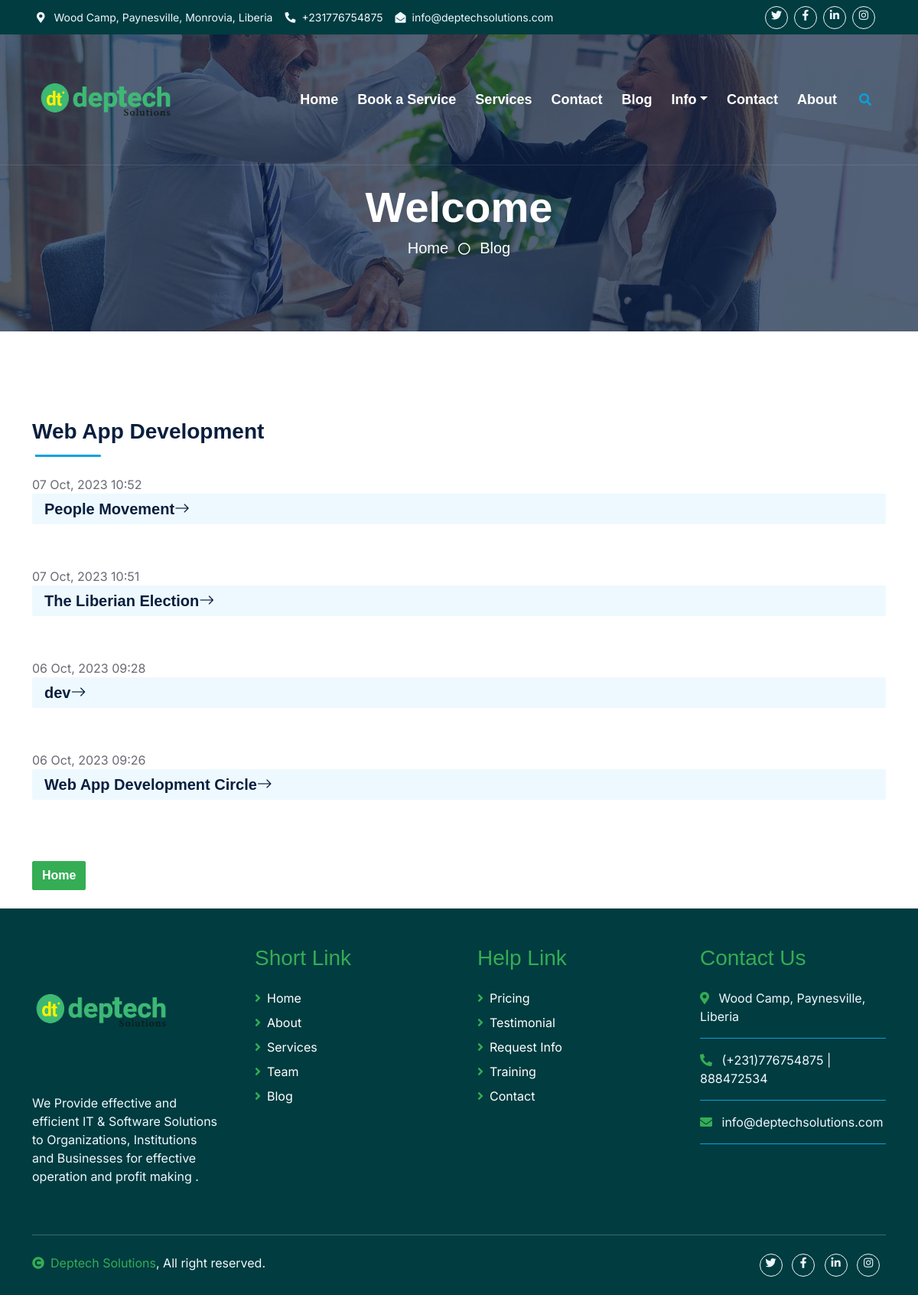
The page /category/3 on the database its author committed.
### deptechNewApp/models.py (models this page shows, shortened)
class Category(models.Model):
    name = models.CharField(max_length=200)
    slug = models.SlugField(max_length=200)
    class Meta:
        verbose_name_plural = "Categories"

class Post(models.Model):
    title = models.CharField(max_length=225)
    title_tag = models.CharField(max_length=225)
    slug = models.SlugField()
    author = models.ForeignKey(User, on_delete=models.CASCADE)
    body = RichTextField(blank=True, null=True)
    created_at = models.DateTimeField(auto_now_add=True)
    likes = models.ManyToManyField(User, related_name="blog_posts")
    category = models.ForeignKey(
        Category, on_delete=models.CASCADE, related_name="posts"
    )
    header_image = models.ImageField(null=True, blank=True, upload_to="feature_images/")
    snippet = models.CharField(
        max_length=2000, default="click on the link above to read in more detail"
    )
    class Meta:
        ordering = ("-created_at",)

### deptechNewApp/views.py (the view)
# urls.py: path("category/<int:pk>", views.PostCategoryView, name="postcategory"),
def PostCategoryView(request, pk):
    category = Category.objects.get(pk=pk)
    category_context = {"category": category}
    return render(request, "category.html", category_context)

### deptechNewApp/templates/category.html
{% extends 'base.html' %}
{% load static %}
{% block content %}
    <div class="section-title section-title-sm position-relative pb-3 mb-4">
        <h3 class="mb-0">{{ category.name }}</h3>
    </div>
    {% for post in category.posts.all %}
    <div class="mb-5 wow slideInUp" data-wow-delay="0.1s">
        <div class="link-animated d-flex flex-column justify-content-start">
            <time>{{ post.created_at|date:"d M, Y h:i" }}</time>
            <a class="h5 fw-semi-bold bg-light rounded py-2 px-3 mb-2" href="{% url 'postdetail' post.pk %}">{{ post.title }}<i class="bi bi-arrow-right me-2"></i></a>
        </div>
    </div>
    {% endfor %}
    <br>
    <a class="btn btn-secondary" href="{% url 'blogposts' %}">Home</a>
    <br><br>
{% endblock %}

### static/css23/style.css (style rules this page uses)
h3, h4, .fw-semi-bold { font-weight: 700 !important; }
.btn { font-family: 'Nunito', sans-serif; font-weight: 600; transition: .5s; }
.btn-primary, .btn-secondary { color: #FFFFFF; box-shadow: inset 0 0 0 50px transparent; }
.section-title::before { position: absolute; content: ""; width: 150px; height: 5px; left: 0; bottom: 0; background: var(--primary); border-radius: 2px; }
.section-title.section-title-sm::before { width: 90px; height: 3px; }
.section-title::after { position: absolute; content: ""; width: 6px; height: 5px; bottom: 0px; background: #FFFFFF; -webkit-animation: section-title-run 5s infinite linear; animation: section-title-run 5s infinite linear; }
.section-title.section-title-sm::after { width: 4px; height: 3px; }
.section-title.section-title-sm::after { -webkit-animation: section-title-run-sm 5s infinite linear; animation: section-title-run-sm 5s infinite linear; }
.link-animated a { transition: .5s; }

### deptechNewApp/templates/base.html (style rules this page uses)
.body-font { font-family: 'Inter', sans-serif; }

### rows shown on the page
Category: name "Web App Development"
Post: created_at "07 Oct, 2023 10:52", title "People Movement"
Post: created_at "07 Oct, 2023 10:51", title "The Liberian Election"
Post: created_at "06 Oct, 2023 09:28", title "dev"
Post: created_at "06 Oct, 2023 09:26", title "Web App Development Circle"
